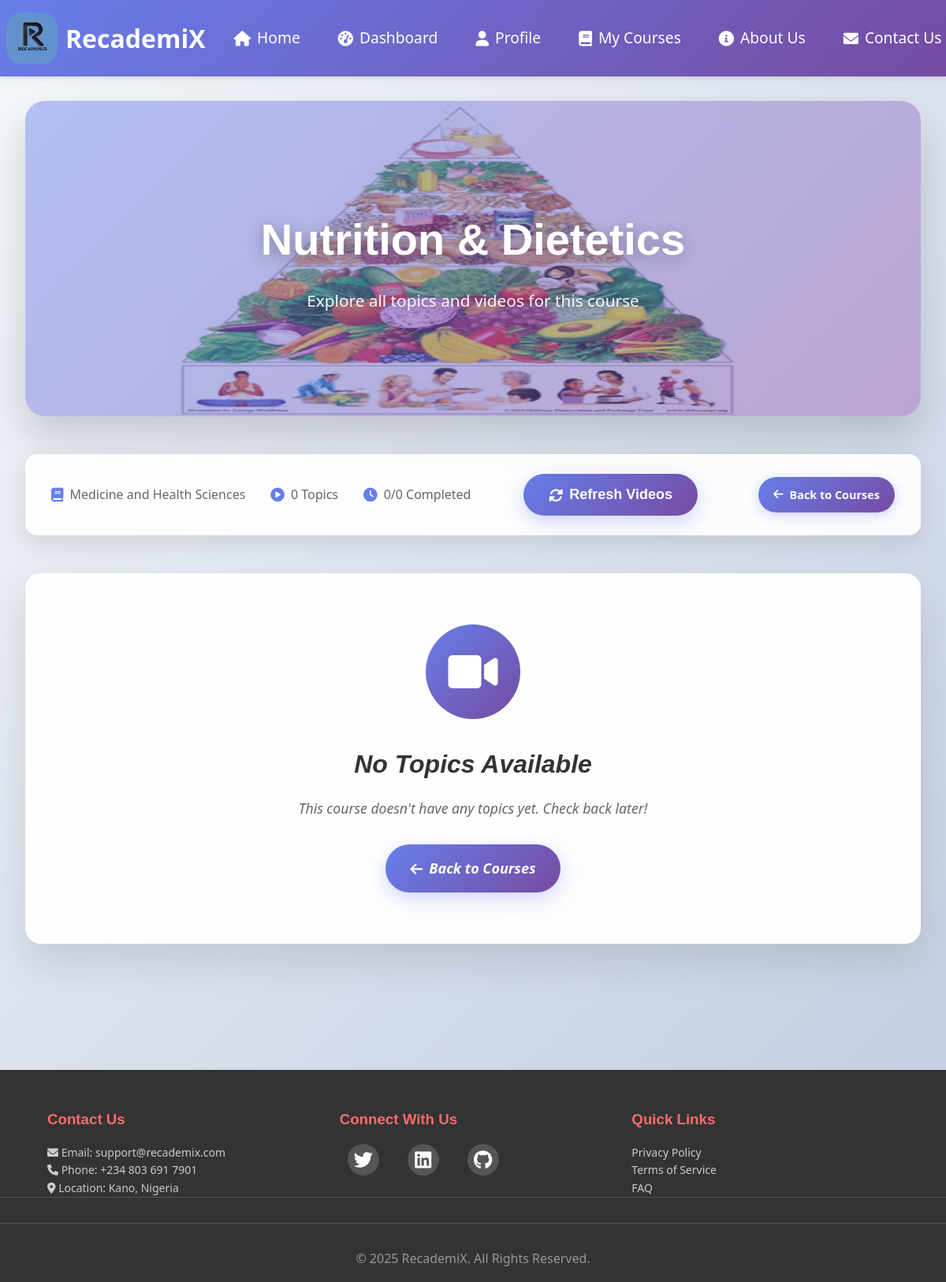
The page /videos/courses/85/topics/ (signed in) on the database its author committed.
### videos/models.py (models this page shows, shortened)
class Course(models.Model):
    title = models.CharField(max_length=255)
    field = models.ForeignKey(Field, on_delete=models.CASCADE, related_name='courses', default="null")
    created_at = models.DateTimeField(auto_now_add=True)
    description = models.TextField(blank=True, null=True)
    image = models.ImageField(upload_to='course_images/', blank=True, null=True)

class Field(models.Model):
    name = models.CharField(max_length=100)
    description = models.TextField(blank=True, null=True)

### videos/views.py (the view)
# urls.py: path('courses/<int:course_id>/topics/', views.course_topics, name='course_topics'),
@login_required
def course_topics(request, course_id):
    try:
        course = Course.objects.get(id=course_id)
        user_course = UserCourse.objects.get(user=request.user, course=course)
    except (Course.DoesNotExist, UserCourse.DoesNotExist):
        messages.error(request, "Course not found or you're not enrolled in this course.")
        return redirect('my_courses')
    topics = Topic.objects.filter(course=course).prefetch_related(
        Prefetch(
            'videoprogress_set',
            queryset=VideoProgress.objects.filter(user=request.user),
            to_attr='user_progress'
        )
    ).order_by('uploaded')
    completed_count = 0
    for topic in topics:
        topic.progress = None
        if hasattr(topic, 'user_progress') and topic.user_progress:
            topic.progress = topic.user_progress[0]
            if topic.progress.completed:
                completed_count += 1
    context = {
        'course': course,
        'topics': topics,
        'completed_count': completed_count,
    }
    return render(request, 'topics.html', context)

### templates/topics.html (shortened to what this page needs)
{% extends 'base.html' %}
{% load static %}
{% block content %}
<section class="modern-section">
    <div class="container">
       <div class="course-hero">
            <div class="course-hero-image">
                <img src="{{ course.image.url }}" alt="{{ course.title }}">
                <div class="hero-overlay"></div>
            </div>
            <div class="course-hero-content">
                <h1 class="section-title">{{ course.title }}</h1>
                <p class="section-subtitle">Explore all topics and videos for this course</p>
            </div>
        </div>
        <div class="course-info-header">
            <div class="course-meta">
                <div class="meta-item">
                    <i class="fas fa-book"></i>
                    <span>{{ course.field.name }}</span>
                </div>
                <div class="meta-item">
                    <i class="fas fa-play-circle"></i>
                    <span>{{ topics.count }} Topics</span>
                </div>
                <div class="meta-item">
                    <i class="fas fa-clock"></i>
                    <span>{{ completed_count }}/{{ topics.count }} Completed</span>
                </div>
            </div>
            <button id="refreshVideosBtn" class="btn btn-primary" style="margin-right: 10px;">
                <i class="fas fa-sync-alt"></i> Refresh Videos</button>
            <a href="{% url 'my_courses' %}" class="btn back-btn">
                <i class="fas fa-arrow-left"></i> Back to Courses</a>
        </div>
        {% if not topics %}
            <div class="empty-state">
                <div class="empty-icon">
                    <i class="fas fa-video"></i>
                </div>
                <h3>No Topics Available</h3>
                <p>This course doesn't have any topics yet. Check back later!</p>
                <a href="{% url 'my_courses' %}" class="btn btn-primary">
                    <i class="fas fa-arrow-left"></i> Back to Courses</a>
            </div>
        {% endif %}
    </div>
</section>
{% endblock content %}

### static/css/styles.css (style rules this page uses)
* { margin: 0; padding: 0; box-sizing: border-box; }
body { font-family: 'Segoe UI', Tahoma, Geneva, Verdana, sans-serif; line-height: 1.6; color: #333; background: #f4f8fc; height: 100vh; }
h1, h2, h3 { font-family: Tahoma, sans-serif; }
.container { max-width: 1200px; margin: 0 auto; padding: 0 2rem; }

### static/css/pages.css (style rules this page uses)
.modern-section { background: linear-gradient(135deg, #f5f7fa 0%, #c3cfe2 100%); min-height: 100vh; padding: 8rem 0; position: relative; }
.section-title { font-size: 3rem; font-weight: 700; color: #333; margin-bottom: 1rem; background: linear-gradient(135deg, #667eea 0%, #764ba2 100%); -webkit-background-clip: text; -webkit-text-fill-color: transparent; background-clip: text; }
.section-subtitle { font-size: 1.2rem; color: #666; max-width: 600px; margin: 0 auto; }

### static/css/courses.css (style rules this page uses)
.empty-state { text-align: center; padding: 4rem 2rem; background: rgba(255, 255, 255, 0.95); backdrop-filter: blur(20px); border-radius: 20px; box-shadow: 0 25px 50px rgba(0, 0, 0, 0.1); border: 1px solid rgba(255, 255, 255, 0.2); }
.empty-icon { width: 120px; height: 120px; margin: 0 auto 2rem; background: linear-gradient(135deg, #667eea 0%, #764ba2 100%); border-radius: 50%; display: flex; align-items: center; justify-content: center; color: white; font-size: 3.5rem; }
.empty-state h3 { font-size: 2rem; color: #333; margin-bottom: 1rem; font-weight: bold; }
.empty-state p { color: #666; margin-bottom: 2rem; font-size: 1.1rem; }
.course-hero { position: relative; height: 400px; border-radius: 25px; overflow: hidden; margin-bottom: 3rem; box-shadow: 0 25px 50px rgba(0, 0, 0, 0.15); }
.course-hero-image { position: absolute; top: 0; left: 0; width: 100%; height: 100%; }
.course-hero-image img { width: 100%; height: 100%; }
.hero-overlay { position: absolute; top: 0; left: 0; width: 100%; height: 100%; background: linear-gradient(135deg, rgba(102, 126, 234, 0.5) 0%, rgba(118, 75, 162, 0.5) 100%); }
.course-hero-content { position: absolute; top: 50%; left: 50%; transform: translate(-50%, -50%); text-align: center; z-index: 2; width: 90%; }
.course-hero .section-title { color: white; font-size: 3.5rem; text-shadow: 0 4px 20px rgba(0, 0, 0, 0.3); margin-bottom: 1rem; background: none; -webkit-text-fill-color: white; }
.course-hero .section-subtitle { color: rgba(255, 255, 255, 0.95); font-size: 1.3rem; text-shadow: 0 2px 10px rgba(0, 0, 0, 0.3); max-width: 700px; margin: 0 auto; }
.course-info-header { display: flex; justify-content: space-between; align-items: center; background: rgba(255, 255, 255, 0.9); backdrop-filter: blur(15px); border-radius: 15px; padding: 1.5rem 2rem; margin-bottom: 3rem; box-shadow: 0 10px 30px rgba(0, 0, 0, 0.1); border: 1px solid rgba(255, 255, 255, 0.2); }
.course-meta { display: flex; gap: 2rem; }
.meta-item { display: flex; align-items: center; gap: 0.5rem; color: #666; font-weight: 500; }
.meta-item i { color: #667eea; font-size: 1.1rem; }

### static/css/dashboard.css (style rules this page uses)
.empty-state { text-align: center; color: #888; font-style: italic; margin: 2rem 0; }

### static/css/buttons.css (style rules this page uses)
.btn, .login-btn, .register-btn, .edit-btn, .logout-btn, .edit-profile-btn, .alt-btn { padding: 1rem 2rem; border-radius: 50px; text-decoration: none; font-weight: 600; transition: all 0.3s ease; display: inline-flex; align-items: center; gap: 0.5rem; border: none; cursor: pointer; text-align: center; font-size: 18px; }
.btn-primary { background: linear-gradient(135deg, #667eea 0%, #764ba2 100%); color: white; box-shadow: 0 8px 25px rgba(102, 126, 234, 0.3); }
.back-btn { background: linear-gradient(135deg, #667eea 0%, #764ba2 100%); color: white; padding: 0.7rem 1.2rem; border-radius: 25px; text-decoration: none; font-size: 0.9rem; font-weight: 600; display: flex; align-items: center; gap: 0.5rem; transition: all 0.3s ease; box-shadow: 0 4px 15px rgba(102, 126, 234, 0.3); }

### rows shown on the page
Course: image (picture), title "Nutrition & Dietetics", field.name "Medicine and Health Sciences"

### other values the page prints
{{ topics.count }} "0"
{{ completed_count }} "0"
